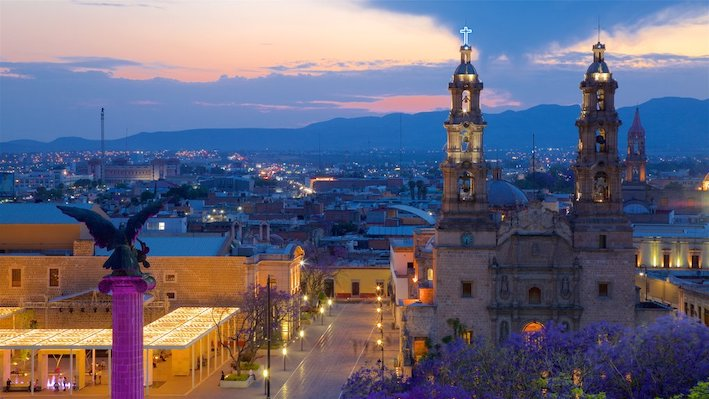
#> input picture data/Aguas.jpeg, 709 x 399 px, found by its file name
$ jupyter execute --allow-errors 2_2_Simple_ImgProcessing.ipynb
#> lines starting #> are read from the running program, lines starting #| are printed output that depends on the picture
<a href="https://colab.research.google.com/github/A0143704/TC4033-Vision-C-Equipo-3/blob/main/2_2_Simple_ImgProcessing.ipynb" target="_parent"></a>

#**Maestría en Inteligencia Artificial Aplicada**
##**Curso: Visión computacional para imágenes y video (Gpo 10)**
###Tecnológico de Monterrey
### **Prof Dr. Gilberto Ochoa Ruiz**
### **Equipo # 3**
### Práctica: *Actividad 2.2 Simple_ImgProcessing*

<center>

|   |   |
|---|---|
| Matrícula | Alumno|
| A01793474   | Juan Pablo Bladinieres Martin del Campo|
| A01793546  | José Ariel Corral|
| A01794050  | José Bernardo Moreno Villarreal|
| A01021190   | Ian André Ortega Suárez|
| A00143704   | Moisés Rangel Silva  |

</center>

# 2.2 Simple_ImgProcessing

## Table of Contents
1. [Libraries](#libraries)
2. [Transformaciones Pixel a Pixel](#hist)
3. [Negativo](#denoising)
4. [Correción gama](#challenge)
5. [Sustracción](#challenge)

## Importing Libraries <a class="anchor" id="libraries" ></a>

[cell 1]
from PIL import Image, ImageOps
import matplotlib.pyplot as plt
import numpy as np
import matplotlib.image as mpimg
from skimage import exposure
import skimage
from scipy.ndimage.filters import gaussian_filter as gauss
from scipy.ndimage.filters import median_filter as med
import cv2

## EJERCICIOS

# 1.- Las transformaciones **pixel a pixel** son sumamente utilizadas para aumentar la cantidad de imágenes para entrenar modelos de inteligencia artificial, sobre todo aquellas de tipo fotométrico. Investiga 3 tipos de transformaciones y aplicarlas en el proyecto de Google Collab sobre imágenes propias.

#> (a cell that did not finish here is left out)

1- Transformación **Traslación**: cambiará de ubicación, realizando desplazamiento en el eje x, y o ambos.

#> (a cell that did not finish here is left out)

2- Transformación Rotación: rotar la imagen cierto angulo.

#> (a cell that did not finish here is left out)

3- Transformación Escalar: modificar el tamaño de la imagen.

#> (a cell that did not finish here is left out)

# 2.- Investiga una aplicación donde obtener el **negativo** de imagen tenga un valor específico e integra el código en en una fila de google collab, justificar brevemente tu investigación y haciendo una demo sencilla.

Es necesario entender que para generar un negativo es solo transformar los valores de la matriz a valores contrarios usando 1-(matriz de imagen) debe generar la matriz negativa. Se añade una grafica inicial y final de la transformación para que se denote como se hace el cambio de valores de cada uno de los campos RGB.
Greyrat, R. (2022, julio 5). Transformación negativa de una imagen usando Python y OpenCV. Recuperado el 20 de enero de 2023, de Barcelona Geeks website: https://barcelonageeks.com/transformacion-negativa-de-una-imagen-usando-python-y-opencv/

Uso de los histogramas

[cell 6]
from skimage.exposure import histogram as imhist
from pylab import *

[cell 7]
image2 = mpimg.imread('/content/Aguas.jpeg')
#> image2 is the input picture: shape (399, 709, 3); mean R, G, B 103.9, 102.2, 121.9
#> (the rest of this cell did not finish here and is left out)

[cell 8]
R = image2[...,0] # Red
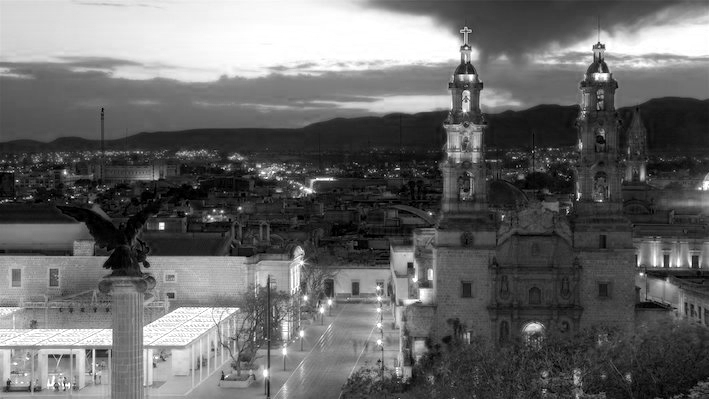
#> R: shape (399, 709); min 0, max 255, mean 103.9
G = image2[...,1] # Green
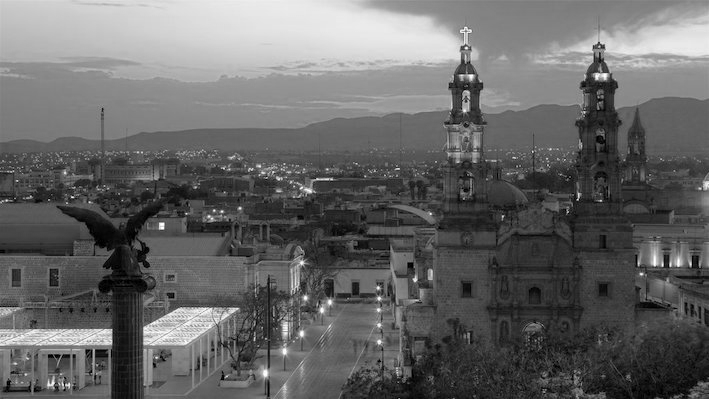
#> G: shape (399, 709); min 0, max 255, mean 102.2
B = image2[...,2] # Blue
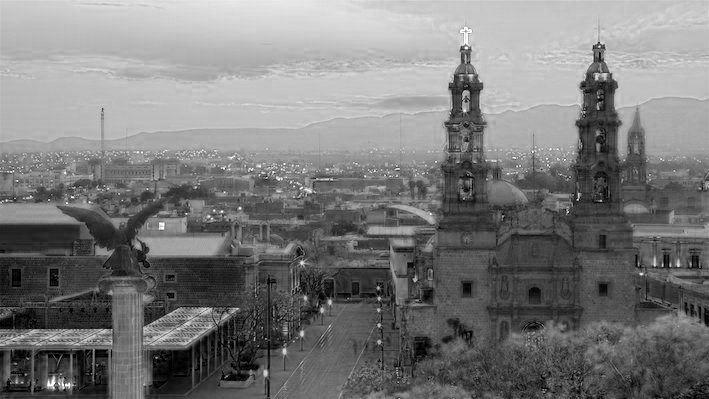
#> B: shape (399, 709); min 0, max 255, mean 121.9

# Hallar histograma para cada uno
hist_R, bin_centers_R = imhist(R)
#> hist_R = 256 values, max 6626 at index 255, min 210 at index 1, mean 1105; bin_centers_R = 256 values from 0 to 255
hist_G, bin_centers_G = imhist(G)
#> hist_G = 256 values, max 3462 at index 100, min 9 at index 253, mean 1105; bin_centers_G = 256 values from 0 to 255
hist_B, bin_centers_B = imhist(B)
#> hist_B = 256 values, max 4209 at index 197, min 1 at index 240, mean 1105; bin_centers_B = 256 values from 0 to 255

[cell 9]
# Obtener lienzos para la imagen y para el histograma
_, (ax_image, ax_hist) = subplots(1, 2, figsize=(10, 4))

# Mostrar imagen en el primer lienzo
ax_image.imshow(image2, cmap="gray")

# Mostar histograma en el segundo lienzo
# alpha para habiltar transparencia
# color para especificar el color
ax_hist.fill_between(bin_centers_R, hist_R, alpha=0.2, color="red")
ax_hist.fill_between(bin_centers_G, hist_G, alpha=0.2, color="green")
ax_hist.fill_between(bin_centers_B, hist_B, alpha=0.2, color="blue")

ax_hist.set_xlabel('intensidad')
ax_hist.set_ylabel('# pixeles')

Ejemplo de Negativo

[cell 10]
color = ('b', 'g', 'r')

#> (the rest of this cell did not finish here and is left out)

[cell 11]
imageOut = 255 - image2 # Una sola linea de código

# Display the negative transformed image
plt.imshow(imageOut)
plt.show()

[cell 12]
# Histogram plotting of the
# negative transformed image
color = ('b', 'g', 'r')

for i, col in enumerate(color):

    histr = cv2.calcHist([imageOut],
                         [i], None,
                         [256],
                         [0, 256])

    plt.plot(histr, color = col)
    plt.xlim([0, 256])

plt.show()
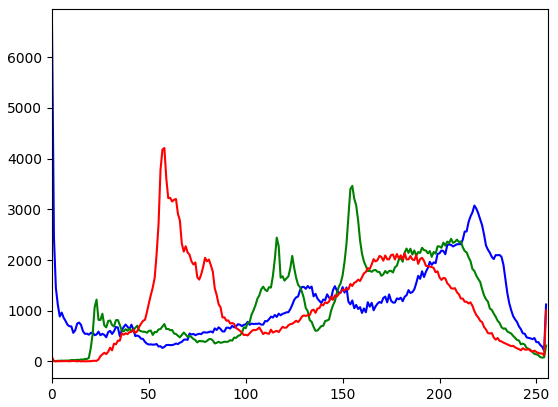
#> figure drawn by matplotlib, 1 panel; curve peaks at x = 0, y = 6626; curve peaks at x = 155, y = 3462; curve peaks at x = 58, y = 4209

Ejemplo de la aplicación del Negativo

Se usa la imagen anterior como referencia para demostrar la aplicación del negativo de una imagen.

Autor: Centers for Disease Control and Prevention (CDC) / Janice Carr

[cell 13]
image1 = mpimg.imread('/content/Scanning_Electron_Micrograph_of_a_Flea.jpg')
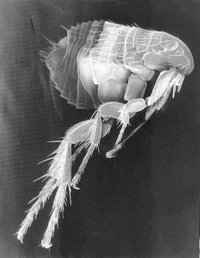
#> input picture data/Scanning_Electron_Micrograph_of_a_Flea.jpg, 200 x 258 px, found by its file name
#> image1 is the input picture: shape (258, 200); min 19, max 255, mean 92.9
im_rgb = cv2.cvtColor(image1, cv2.COLOR_BGR2RGB)
plt.imshow(im_rgb)

[cell 14]
imageOut = 255 - im_rgb # Una sola linea de código
#> imageOut: shape (258, 200, 3)

# Display the negative transformed image
plt.imshow(imageOut)
plt.show()

Aplicación:
Obtener una imagen contrastante al emplear un microscopio electrónico de barrido (SEM). El microscópio utiliza un haz móvil de electrones que recorre el objeto.

# 3.- Investiga una aplicación donde se puede usar la corrección de **gamma** en una imagen. Integra el código en en una fila de google collab, justifica brevemente tu investigación y haz una demo sencilla.

#> (a cell that did not finish here is left out)

Ejemplo de aplicación de corrección gamma

Aplicación: En fotografía para realzar objetos

[cell 16]
img4 = mpimg.imread('/content/lagarto.JPG')
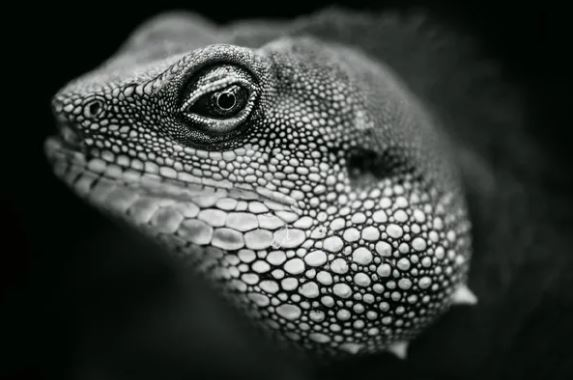
#> input picture lagarto.JPG, 573 x 380 px, found by its file name
#> img4 is the input picture: shape (380, 573, 3); mean R, G, B 56.6, 61.2, 57.6
gamma1 = np.power(img4/float(np.max(img4)), 1/1.5)
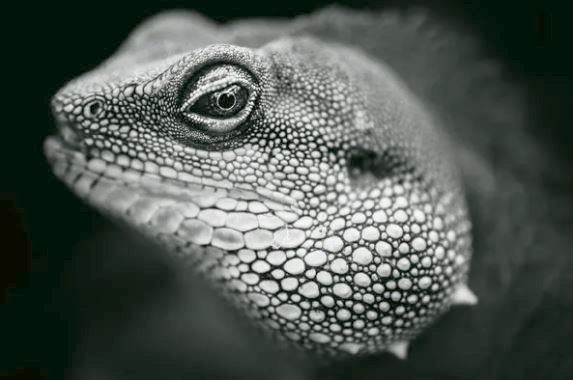
#> gamma1: shape (380, 573, 3) float64; mean R, G, B 0.31, 0.343, 0.32
gamma2 = np.power(img4/float(np.max(img4)), 1.5)
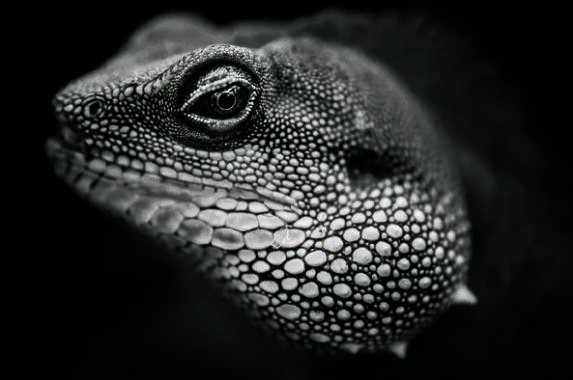
#> gamma2: shape (380, 573, 3) float64; mean R, G, B 0.151, 0.161, 0.152

[cell 17]
filas=3
columnas=1
fig = plt.figure(figsize=(15, 15))
fig.add_subplot(filas, columnas, 1)
plt.imshow(img4)
plt.title("Imagen Original")
fig.add_subplot(filas, columnas, 2)
plt.imshow(gamma1)
plt.title("Gamma = 1/1.5")
fig.add_subplot(filas, columnas, 3)
plt.imshow(gamma2)
plt.title("Gamma = 1.5")

Correción de gammase refiere a ajustar el contraste de la imagen y reducir la iluminación desigual y las sombras parciales de la imagen.
Fórmula de corrección gamma: f(x)=xγ f ( x ) = x γ Es decir, la salida es la función de potencia de la entrada y el exponente es γ γ ．

Hernández, L. (2020, noviembre 23). OpenCV + Python: Corrección Gamma. Recuperado de https://youtu.be/skZ69gnOEG0

## 4.- Investiga una aplicación donde se puede usar la **sustracción** de imágenes e integra el código en en una fila de google collab, justificar brevemente tu investigación, haciendo una demo sencilla.

La sustracción sirve para comparar dos imagenes y lo que hace es usar la matriz de cada imagen y restar la segunda a la primera, algo importante es que ambas imagenes deben ser del mismo tamaño. Si el resultado de la resta de un pixel es negativo (EJ 1-2 = -1) esta libería transforma a 0. Esto hace que la imagen resultante sea los valores donde la resta sea positivo.
OMES. (2019, marzo 22). ADICIÓN y SUSTRACCIÓN de imágenes con OpenCV y Python. Recuperado de https://youtu.be/qZeOwG-DzwA

[cell 18]
image = mpimg.imread('/content/Aguas.jpeg')
plt.imshow(image)
plt.show()

[cell 19]
image2 = mpimg.imread('/content/Antonio.jpeg')
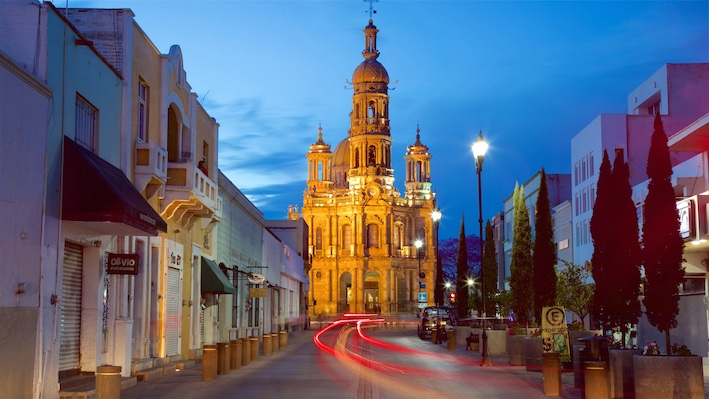
#> input picture data/Antonio.jpeg, 709 x 399 px, found by its file name
#> image2 is the input picture: shape (399, 709, 3); mean R, G, B 94.1, 98.3, 117.8
plt.imshow(image2)
plt.show()

[cell 20]
imageOut = cv2.subtract(image,image2) # una sola linea
#> imageOut: shape (399, 709, 3)

plt.imshow(imageOut)
plt.show()

[cell 21]
imageOut = cv2.subtract(image2,image) # una sola linea
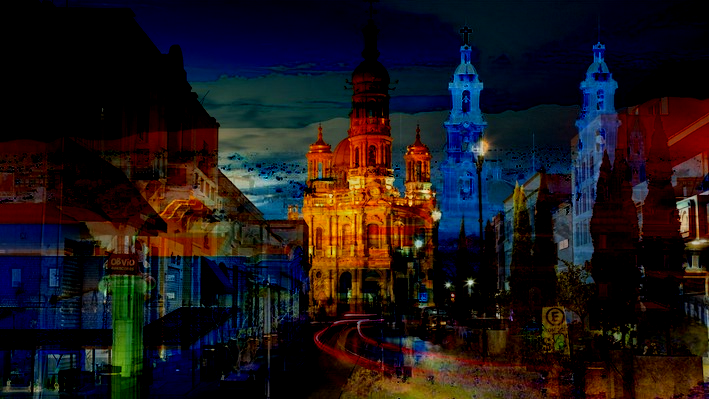
#> imageOut: shape (399, 709, 3); mean R, G, B 28.3, 21.9, 25.1

plt.imshow(imageOut)
plt.show()
